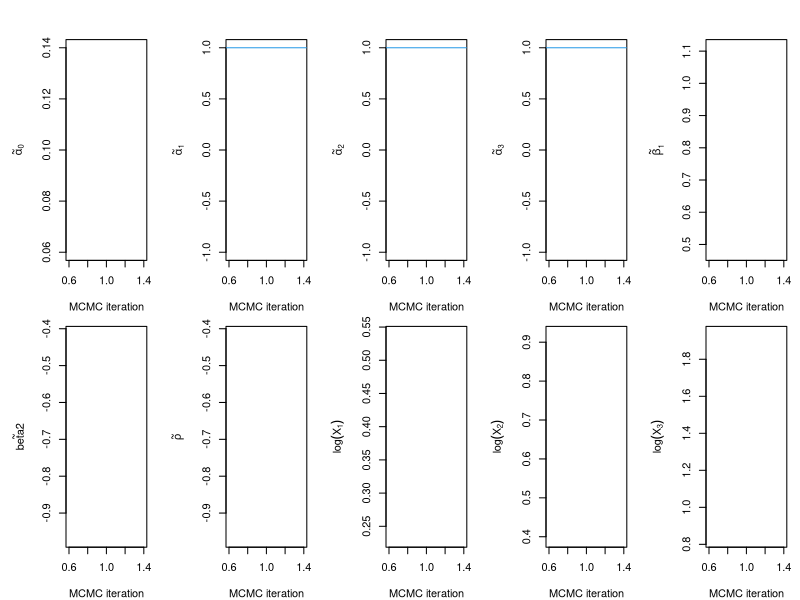

This figure's R source: (Note: this script raises an error after producing the figure.)
##########################################
### LOAD LIBRARIES #######################
##########################################
rm(list=ls()) ### Deletes all current variables
library(mvtnorm)
library(MASS)
library(fields)
###########################
### SIMULATION SETTINGS ###
###########################

#DATA DIMENSION
nsites<-20#no of sites
ntime<-50# no of data at each site
n<-nsites*ntime #no of data points in space and time

#PARAMETERS for Gamma-Gamma model: Y(s)=X1(s)/X2(s), where:
# X1(s): iid Gamma(1,beta1), with rate 1 and shape beta1>0
# X2(s): marginally Gamma(alpha,beta2), with rate alpha>0 and shape beta2>0, dependence structure governed by Gaussian copula with exponential correlation function exp(-h/rho), h>=0, with range rho>0
alpha0<-1  # log scale
alpha1 <- 1# log scale
alpha2<-1 # log scale
alpha3<-1 # log scale
beta1 <- 5 #gamma SHAPE for X1 (numerator)
beta2 <- 5 #gamma SHAPE for X2 (denominator), related to the tail index as xi=1/beta2
rho <- 1 #RANGE parameter in exponential correlation function exp(-h/rho), h>=0, for the Gaussian copula in X2 (denominator)

#### tilde parametrization
alpha0.tilde<-alpha0+log(beta1)-log(beta2)
alpha1.tilde<-alpha1
alpha2.tilde<-alpha2
alpha3.tilde<-alpha3
beta1.tilde<-alpha0.tilde+log(beta1)
beta2.tilde<-log(1/beta2)
rho.tilde<-log(rho)

param <- c(alpha0,alpha1,alpha2,alpha3,beta1,beta2,rho) #Combines all hyperparameters in a single vector
log.tilde.param<-c(alpha0.tilde, alpha1.tilde, alpha2.tilde, alpha3.tilde,  beta1.tilde, beta2.tilde, rho.tilde) #Combines all transformed hyperparameters in a single vector

#SPATIAL LOCATIONS
set.seed(1)
loc<-cbind(runif(nsites),runif(nsites)) #locations generated uniformly in unit square [0,1]^2
#spatial covariates
Z1<-loc[,1]
Z2<-loc[,2]
set.seed(1)
### Simulating the third covarites by gaussian random filed with exponential covance function 
#DISTANCE MATRIX BETWEEN OUR SITES
dist.mat <- as.matrix(dist(loc)) #distance matrix of all locations (dimension: nsites x nsites)
### simulating the third covariates
range.param<-2
cov.grf<-exp(-dist.mat/range.param)
Z3<-mvtnorm::rmvnorm(n=1,mean = rep(0, nrow(cov.grf)), sigma =cov.grf)

###gamma RATE for X2 (denominator)
alpha<-exp(alpha0+alpha1*Z1+alpha2*Z2+alpha3*Z3)


#######################
### DATA SIMULATION ###
#######################

#sim.data: function to simulated data
# INPUTS:
#'   @ntime: integer, number of independent timen replicates
#'  @loc: matrix (dimension: nsites x 2), the i-th row gives the location of the i-th site
#'  @log.tilde.param: vector of transformed hyperparameters c(alpha0.tilde, alpha1.tilde, alpha2.tilde, alpha3.tilde,  beta1.tilde, beta2.tilde, rho.tilde)
# OUTPUT: list with the following elements
#'   @Y: simulated data matrix (dimension: ntime x nsites), the i-th row gives the i-th temporal replicate at all the sites
sim.data <- function(ntime,loc,log.tilde.param){
  
  nsites <- nrow(loc) #number of sites
  n <- nsites*ntime #total number of observations in space and time
  
  ## reverse transformation
  param <- c((2*log.tilde.param[1]-log.tilde.param[5]-log.tilde.param[6]),
             log.tilde.param[2],log.tilde.param[3],log.tilde.param[4],
            exp(log.tilde.param[5]-log.tilde.param[1]),
             exp(-log.tilde.param[6]),exp(log.tilde.param[7]))
  alpha.cov<-exp(param[1]+param[2]*Z1+param[3]*Z2+param[4]*Z3)
  beta1<-param[5]
  beta2 <- param[6]
  rho<-param[7]
  
  alpha <- matrix(rep(alpha.cov,ntime),nrow = ntime,ncol = nsites,byrow = TRUE) 
  dist.mat <- as.matrix(dist(loc)) #distance matrix of all locations (dimension: nsites x nsites)
  Sigma <- exp(-dist.mat/rho) #correlation matrix for Gaussian copula
  
  X1 <- matrix(rgamma(n,shape=beta1,rate=1),nrow=ntime,ncol=nsites) #process X1(s) in numerator as independent gamma random variables (dimension: ntime x nsites)
  Gauss <- mvtnorm::rmvnorm(n=ntime,mean=rep(0,nsites),Sigma) #simulation of ntime independent multivariate Gaussian vectors (dimension: ntime x nsites)
  X2 <- qgamma(pnorm(Gauss),shape=beta2,rate=alpha) #process X2(s) in denominator as independent vectors with gamma margins and Gaussian copula (dimension: ntime x nsites)
  
  Y <- X1/X2 #data simulation as gamma ratio
  return(list(Y=Y,X1=X1,X2=X2))
}
set.seed(1)
data.simulated <- sim.data(ntime,loc,log.tilde.param)
Y <- data.simulated$Y #data matrix (dimension: ntime x nsites)
X1 <- data.simulated$X1 #process X1(s) in numerator as independent gamma random variables (dimension: ntime x nsites)
X2 <- data.simulated$X2 #process X2(s) in denominator as independent vectors with gamma margins and Gaussian copula (dimension: ntime x nsites)

# #CHECK MARGINS OF SIMULATED DATA
# i <- 5#takes i-th location
# qqplot(Y[,i],alpha[i]*(beta1/beta2)*qf(c(1:ntime)/(ntime+1),df1=2*beta1,df2=2*beta2),log="xy")
# abline(0,1,col="red")


###########################################
### USEFUL FUNCTIONS FOR MCMC ALGORITHM ###
###########################################

#CORRELATION MATRIX
#Sigma.function: function to calculate the correlation matrix of the latent process X2(s) at some fixed sites
# INPUTS:
#'   @rho: positive real number, range parameter of exponential correlation function exp(-h/rho), h>=0
#'  @dist.mat: distance matrix between locations (dimension: nsites x nsites)
# OUTPUT:
#   correlation matrix Sigma (dimension: nsites x nsites)
Sigma.function <- function(rho,dist.mat){ # correlation matrix for some fixed sites
  return(exp(-dist.mat/rho))
}

# PC priors for beta2
PC.prior.beta2 <- function(beta,lambda){
  if(beta>1){
    l.d<-sqrt(2)*lambda*exp(-sqrt(2)*lambda*((beta*(beta-1)))^(-1/2))*(beta-1/2)*(beta*(beta-1))^(-3/2) 
  }else {l.d=10^(-50)}
  return(l.d)
}

# PC priors for beta1
KLD <- function(beta){
  return( (beta-1)*digamma(beta)-log(gamma(beta)) )	
}
dKLD <- function(beta){
  return( (beta-1)*trigamma(beta) )	
}
d.beta <- function(beta){
  return( sqrt(2*KLD(beta)) )
}
dd.beta <- function(beta){
  return( dKLD(beta)/sqrt(2*KLD(beta)) )
}
PC.prior.beta1 <- function(beta,lambda){
  res <- c()
  res[beta==0] <- 0
  res[beta==1] <- 0.5*lambda*mean(abs(c(dd.beta(1-10^(-6)),dd.beta(1+10^(-6)))))
  res[beta!=0 & beta!=1] <- 0.5*lambda*exp(-lambda*d.beta(beta[beta!=0 & beta!=1]))*abs(dd.beta(beta[beta!=0 & beta!=1])) ## The factor 0.5 is because we combine together the cases beta<1 and beta>1... (the PC prior is in fact a mixture between two priors defined over the intervals (0,1) and (1,Inf).)
  return( res )
}

# scale parameter in PC priors
lambda1=3  #for beta1
lambda2=3 #for beta2



#####  Creating artificial missingness in data for predictions
Y1<-Y
n.predict<-nsites/5
n.fit<-nsites-n.predict

prob<-0.75
fun.quan<-function(x){
  return(quantile(x[x>0],na.rm = TRUE,probs=prob))
}
quantile.matrix.fit<-matrix(rep(unname(apply(Y1[,-(1:n.predict)], 2, fun.quan)),ntime),nrow=ntime,ncol=n.fit,byrow = TRUE)

max.threhold<-10^3
## Creating the data full data Y (predict data + fit data) and threshold matrix u.thr (predict threshold + fit threshold)
## threshold for the stations where we fit th model (183x89) 
u.thr.fit<-matrix(NA,nrow=ntime,ncol=n.fit)
## data for fitting
Y.fit<-matrix(NA,nrow=ntime,ncol=n.fit)
for(i in 1: ntime){
  for (j in 1: n.fit) {
    if(is.na(Y1[,-(1:n.predict)][i,j])==TRUE){
      u.thr.fit[i,j]<-max(Y1,na.rm=TRUE)+max.threhold
      Y.fit[i,j]<- NA#-10^6 
    } else{
      u.thr.fit[i,j]<-quantile.matrix.fit[i,j]
      Y.fit[i,j]<-Y1[,-(1:n.predict)][i,j]
    }
  }
}

## threshold for missing sites
## threshold for missing sites assumed to be +10^3 than the maximum observed precipitation
u.thr.miss<-matrix(max(Y1,na.rm=TRUE)+max.threhold,nrow = ntime,ncol=n.predict)
## Threshold for all sites (predict+fit)
u.thr<-cbind(u.thr.miss,u.thr.fit)
data.to.predict<-matrix(NA,nrow = ntime,ncol=n.predict)
## data for all sites  (predict+fit)
Y<-cbind(data.to.predict,Y.fit)

#index for the censored observations
ind1<-Y<u.thr
ind1[is.na(ind1)] <- TRUE
## index for non-censored observations
ind2<-Y>=u.thr
ind2[is.na(ind2)] <- FALSE

#' @LOG-POSTERIOR-DENSITY 
# INPUTS:
#'   @Y: data matrix (dimension: ntime x nsites), the i-th row gives the i-th temporal replicate at all the sites
#'   @X2: latent parameters X2(s) in the denominator (dimension: ntime x nsites)
#'   @param: vector of hyperparameters 
#'   @ind1: censored index (dimension: ntime x nsites)
#'  @ind2: non-censored index (dimension: ntime x nsites)
#'  @u.thr: threshold matrix (dimension: ntime x nsites)
#'   @dist.mat: distance matrix between locations (dimension: nsites x nsites)
# OUTPUT:
#'  @log.post: value of the log-posterior density
log.posterior<-function(Y, X2, param, dist.mat, ind1, ind2,u.thr){
  ntime <- nrow(Y)
  nsites <- ncol(Y)
  n <- ntime*nsites
  alpha0 <- param[1]
  alpha1 <- param[2]
  alpha2 <- param[3]
  alpha3 <- param[4]
  beta1 <- param[5]
  beta2 <- param[6]
  rho <- param[7]
  alpha<-exp(matrix(rep((alpha0+alpha1*Z1+alpha2*Z2+alpha3*Z3),ntime),nrow = ntime,ncol = nsites,byrow = TRUE))
  
  log.prior.alpha0 <- dnorm(alpha0,0,10,log=TRUE) # log-prior for alpha0
  log.prior.alpha1<- dnorm(alpha1,0,10,log=TRUE) # log-prior for alpha1
  log.prior.alpha2 <- dnorm(alpha2,0,10,log=TRUE) # log-prior for alpha2
  log.prior.alpha3 <- dnorm(alpha3,0,10,log=TRUE)
  # log.prior.beta1 <- dgamma(beta1,shape = 1/100,rate=1/100,log=TRUE) # log-prior for beta1
  # log.prior.beta2 <- dgamma(beta2,shape = 1/100,rate=1/100,log=TRUE) # log-prior for beta2
  log.prior.beta1 <- log(PC.prior.beta1(beta=beta1,lambda=lambda1)) # log-prior for beta1
  log.prior.beta2<-log(PC.prior.beta2(beta=beta2,lambda=lambda2)) # log-prior for beta2
  log.prior.rho <- dgamma(rho,shape = 1/100,rate=1/100,log=TRUE) # log-prior for rho
  
  log.density.X1 <- sum(dgamma(Y[ind2], shape = beta1, rate = X2[ind2], log = TRUE))+sum(pgamma(u.thr[ind1]*X2[ind1],shape = beta1,rate = 1,log.p=TRUE)) # log-density for X1(s) (numerator) given X2(s) (denominator)
  x.arg<- qnorm(matrix(pgamma(X2, shape = beta2, rate = alpha),nrow = ntime, ncol = nsites))
  log.density.X2 <- sum(mvtnorm::dmvnorm(x.arg, mean=rep(0,nsites), sigma=Sigma.function(rho=rho,dist.mat=dist.mat),log = TRUE)) + sum(dgamma(X2, shape = beta2, rate = alpha, log = TRUE))-sum(dnorm(x.arg, log=TRUE)) # log-density for X2(s) (denominator)
  
  
  X1 <- matrix(rgamma(n,shape=beta1,rate=1),nrow=ntime,ncol=nsites) #process X1(s) in numerator as independent gamma random variables (dimension: ntime x nsites)
  Gauss <- mvtnorm::rmvnorm(n=ntime,mean=rep(0,nsites),Sigma) #simulation of ntime independent multivariate Gaussian vectors (dimension: ntime x nsites)
  X2 <- qgamma(pnorm(Gauss),shape=beta2,rate=alpha) #process X2(s) in denominator as independent vectors with gamma margins and Gaussian copula (dimension: ntime x nsites)
  

  log.post<-log.prior.alpha0+log.prior.alpha1+log.prior.alpha2+log.prior.alpha3+log.prior.beta1+log.prior.beta2+log.prior.rho+log.density.X1+log.density.X2
  return(log.post)
}

#'@Tilde.LOG-POSTERIOR DENSITY based on transformed hyperparameters
#'  @Y: data matrix (dimension: ntime x nsites), the i-th row gives the i-th temporal replicate at all the sites
#'   @log.X2: latent parameters X2(s) in the denominator  at log scale (dimension: ntime x nsites)
#'   @log.tilde.param: vector of transformed hyperparameters 
#'  @ind1: censored  index (dimension: ntime x nsites)
#'  @ind2: censored  index (dimension: ntime x nsites)
#'  @u.thr: threshold matrix (dimension: ntime x nsites)
#'  @dist.mat: distance matrix between locations (dimension: nsites x nsites)
# OUTPUT:
#'  @log.post.tilde: value of the log-posterior density based on transformed hyperparameters
tilde.log.posterior<-function(Y, log.X2, log.tilde.param, dist.mat,ind1,ind2,u.thr){
  ntime <- nrow(Y)
  nsites <- ncol(Y)
  n <- ntime*nsites
  X2<-exp(log.X2)
  param <- c((2*log.tilde.param[1]-log.tilde.param[5]-log.tilde.param[6]),log.tilde.param[2],log.tilde.param[3],log.tilde.param[4],exp(log.tilde.param[5]-log.tilde.param[1]),exp(-log.tilde.param[6]),exp(log.tilde.param[7]))
  log.post.tilde<-log.posterior(Y, X2, param, dist.mat,ind1,ind2,u.thr) + sum(log.X2) + log.tilde.param[5] - log.tilde.param[1] - log.tilde.param[6]+log.tilde.param[7]
  return(log.post.tilde)
}

#To check the tilde.function is correctly parametrized
# tilde.log.posterior(Y, log.X2=log(X2), log.tilde.param, dist.mat,ind1,ind2,u.thr)
# log.posterior(Y, X2, param, dist.mat,ind1,ind2,u.thr)

#' @GRADIENT OF LOG-POSTERIOR DENSITY WITH RESPECT TO LATENT PARAMETRS
#' @gradient.log.posterior.numer: function to NUMERICALLY calculate the gradient of the log-posterior density
# INPUTS:
#' @Y: data matrix (dimension: ntime x nsites), the i-th row gives the i-th temporal replicate at all the sites
#' @X2: latent parameters X2(s) in the denominator (dimension: ntime x nsites)
#' @param: vector of hyperparameters (alpha,beta1,beta2,rho)
#' @dist.mat: distance matrix between locations (dimension: nsites x nsites)
#' @delta: positive real number, the precision for the numerical derivative
#' @ind1: censored  index (dimension: ntime x nsites)
#' @ind2: non-censored  index (dimension: ntime x nsites)
#' @u.thr: threshold matrix (dimension: ntime x nsites)
# OUTPUT:
#   gradient of the log-posterior density with respect to latent parameters (dimension: ntime x nsites)
gradient.log.posterior.numer<-function(Y, X2, param, dist.mat, delta,ind1,ind2,u.thr){
  ntime <- nrow(Y)
  nsites <- ncol(Y)
  n <- ntime*nsites
  
  gradient.log.post <- matrix(nrow=ntime,ncol=nsites)
  
  for(i in 1:ntime){
    for(j in 1:nsites){
      X2.plus <- X2.minus <- X2
      X2.plus[i,j] <- X2[i,j]+delta
      X2.minus[i,j] <- X2[i,j]-delta
      gradient.log.post[i,j] <- (log.posterior(Y=Y,X2=X2.plus,param=param,dist.mat=dist.mat,ind1,ind2,u.thr)-log.posterior(Y=Y,X2=X2.minus,param=param,dist.mat=dist.mat,ind1,ind2,u.thr))/(2*delta)
    }
  }
  
  return(gradient.log.post)
}

#' @gradient.log.posterior.theor: function to THEORETICALLY calculate the gradient of the log-posterior density
# INPUTS:
#'  @Y: data matrix (dimension: ntime x nsites), the i-th row gives the i-th temporal replicate at all the sites
#'  @X2: latent parameters X2(s) in the denominator (dimension: ntime x nsites)
#'  @param: vector of hyperparameters (alpha,beta1,beta2,rho)
#'  @dist.mat: distance matrix between locations (dimension: nsites x nsites)
#'  @ind1: censored  index (dimension: ntime x nsites)
#'  @u.thr: threshold matrix (dimension: ntime x nsites)
# OUTPUT:
#' @log.gradient: gradient of the log-posterior density with respect to latent parameters (dimension: ntime x nsites)
gradient.log.posterior.theor<-function(Y, X2, param, dist.mat,ind1,u.thr){ 
  ntime <- nrow(Y)
  nsites <- ncol(Y)
  n <- ntime*nsites
  
  alpha0 <- param[1]
  alpha1 <- param[2]
  alpha2 <- param[3]
  alpha3 <- param[4]
  beta1 <- param[5]
  beta2 <- param[6]
  rho <- param[7]
  alpha<-exp(matrix(rep((alpha0+alpha1*Z1+alpha2*Z2+alpha3*Z3),ntime),nrow = ntime,ncol = nsites,byrow = TRUE))
  
  log.gradient.X1<-ifelse(ind1, (u.thr*dgamma(u.thr*X2,shape = beta1, rate=1))/(pgamma(u.thr*X2,shape=beta1,rate=1)),(beta1/X2)-Y)
  
  latent.1<-((beta2-1)/X2)-alpha
  quantile.norm<-qnorm(pgamma(X2, shape = beta2, rate = alpha))
  grad.quantile.norm<-dgamma(X2,shape=beta2, rate=alpha)/dnorm(quantile.norm)
  latent.2<--(grad.quantile.norm)*t(solve(Sigma.function(rho,dist.mat))%*%t(quantile.norm))+quantile.norm*grad.quantile.norm
  log.gradient <- log.gradient.X1+latent.1+latent.2  
  return(log.gradient)
}
#To check of the gradinet is coded correctly; compare with numerical gradients 
# delta <- 10^(-4)
# gradient.log.posterior.numer(Y=Y,X2=X2,param=param,dist.mat=dist.mat,delta=delta,ind1=ind1,ind2=ind2,u.thr=u.thr)[1:10]
# gradient.log.posterior.theor(Y,X2,param,dist.mat,ind1,u.thr)[1:10]


#' @tilde.gradient.log.posterior.theor: function to THEORETICALLY calculate the gradient of the log-posterior density in terms of log scale of the latent varibles
# INPUTS:
#'   @Y: data matrix (dimension: ntime x nsites), the i-th row gives the i-th temporal replicate at all the sites
#'   @log.X2: latent parameters X2(s) in the denominator  at log scale (dimension: ntime x nsites)
#'  @log.tilde.param: vector of transformed hyperparameters 
#'  @ind1: censored  index (dimension: ntime x nsites)
#'  @u.thr: threshold matrix (dimension: ntime x nsites)
#'  @dist.mat: distance matrix between locations (dimension: nsites x nsites)
# OUPUT:
#  theoretical gradients of log posterior wrt to log.X2
tilde.gradient.log.posterior.theor<-function(Y, log.X2, log.tilde.param, dist.mat,ind1,u.thr){ 
  ntime <- nrow(Y)
  nsites <- ncol(Y)
  n <- ntime*nsites
  X2<-exp(log.X2)
  param <- c((2*log.tilde.param[1]-log.tilde.param[5]-log.tilde.param[6]),log.tilde.param[2],log.tilde.param[3],log.tilde.param[4],exp(log.tilde.param[5]-log.tilde.param[1]),exp(-log.tilde.param[6]),exp(log.tilde.param[7]))
  
  return(gradient.log.posterior.theor(Y, X2, param, dist.mat,ind1,u.thr)*X2+1)
}


#' @tilde.gradient.log.posterior.theor: function to NUMERICALLY to calculate the gradient of the log-posterior density in terms of log scale of the latent varibles i.e., log.X2=log(X2)
# INPUTS:
#'   @Y: data matrix (dimension: ntime x nsites), the i-th row gives the i-th temporal replicate at all the sites
#'  @log.X2: latent parameters X2(s) in the denominator  at log scale (dimension: ntime x nsites)
#'  @log.tilde.param: vector of transformed hyperparameters 
#'  @ind1: censored  index (dimension: ntime x nsites)
#'  @u.thr: threshold matrix (dimension: ntime x nsites)
#'  @dist.mat: distance matrix between locations (dimension: nsites x nsites)
# OUPUT:
# numerical gradients of log posterior wrt to log.X2
tilde.gradient.log.posterior.numer<-function(Y, log.X2, log.tilde.param, dist.mat, delta,ind1,ind2,u.thr){
  ntime <- nrow(Y)
  nsites <- ncol(Y)
  n <- ntime*nsites
  X2<-exp(log.X2)
  param <- c((2*log.tilde.param[1]-log.tilde.param[5]-log.tilde.param[6]),log.tilde.param[2],log.tilde.param[3],log.tilde.param[4],exp(log.tilde.param[5]-log.tilde.param[1]),exp(-log.tilde.param[6]),exp(log.tilde.param[7]))
  
  return(gradient.log.posterior.numer(Y, X2, param, dist.mat,delta,ind1,ind2,u.thr)*X2+1)
}

#Other tilde function...
tilde.gradient.log.posterior.numer2<-function(Y, log.X2, log.tilde.param, dist.mat, delta,ind1,ind2,u.thr){
  
  ntime <- nrow(Y)
  nsites <- ncol(Y)
  n <- ntime*nsites
  
  gradient.log.post <- matrix(nrow=ntime,ncol=nsites)
  
  for(i in 1:ntime){
    for(j in 1:nsites){
      log.X2.plus <- log.X2.minus <- log.X2
      log.X2.plus[i,j] <- log.X2[i,j]+delta
      log.X2.minus[i,j] <- log.X2[i,j]-delta
      gradient.log.post[i,j] <- (tilde.log.posterior(Y=Y,log.X2=log.X2.plus,log.tilde.param=log.tilde.param,dist.mat=dist.mat, ind1,ind2,u.thr)-tilde.log.posterior(Y=Y,log.X2=log.X2.minus,log.tilde.param=log.tilde.param,dist.mat=dist.mat,ind1,ind2,u.thr))/(2*delta)
    }
  }
  return(gradient.log.post)
}

#To check above function (should give the same result)
# delta <- 10^(-4)
# tilde.gradient.log.posterior.numer(Y,log.X2=log(X2),log.tilde.param,dist.mat,delta,ind1,ind2,u.thr)[1:10]
# tilde.gradient.log.posterior.numer2(Y,log.X2=log(X2),log.tilde.param,dist.mat,delta,ind1,ind2,u.thr)[1:10]
# tilde.gradient.log.posterior.theor(Y,log.X2=log(X2),log.tilde.param,dist.mat,ind1,u.thr)[1:10]


#' @proposal.mala.hyper: RANDOM-WALK-PROPOSALS FOR HYPERPARAMETERS BLOCKS
# INPUTS:
#' @log.tilde.param: vector of transformed hyperparameters 
#' @sigma.hyper2: tuning parameter for random walk updates of hyperparameters
# OUTPUTS:
#' @proposals: proposed values for hyperparameters 
proposal.mala.hyper<-function(log.tilde.param, sigma.hyper2){
  means.mala <- log.tilde.param
  variances.mala <- rep(sigma.hyper2,length(log.tilde.param)) 
  proposals <- rnorm(length(log.tilde.param),mean=means.mala,sd=sqrt(variances.mala))
  return(proposals)
}

#' @proposal.mala: MALA-PROPOSAL FOR  HYPER-PARAMETERS: N(log hyper-parametrs + (sigma.latent2^2/2) *Gradient of log(pi), sigma^2 D), D=I
#proposal.mala: function to sample latent parameters log(X2) from the MALA proposal distribution
# INPUTS:
#'   @Y: data matrix (dimension: ntime x nsites), the i-th row gives the i-th temporal replicate at all the sites
#'   @log.X2: current value of the logarithm of latent parameters X2(s) in the denominator (dimension: ntime x nsites)
#' @log.tilde.param: vector of  transfomred hyperparameters 
#'   @ist.mat: distance matrix between locations (dimension: nsites x nsites)
#'   @sigma.latent2: tuning parameter for MALA proposal
#'   @delta: the precision for the numerical derivative (if using the numerical gradient and/or hessian)
#'  @ind1: censored  index (dimension: ntime x nsites)
#'   @u.thr: threshold matrix (dimension: ntime x nsites)
# OUTPUT:
#'   @proposals: proposed values for each latent parameter X2 (dimension: ntime x nsites)

proposal.mala<-function(Y, log.X2, log.tilde.param, dist.mat, sigma.latent2,ind1,u.thr){
  ntime <- nrow(Y)
  nsites <- ncol(Y)
  n <- ntime*nsites
  means.mala <- log.X2+(sigma.latent2/2)*tilde.gradient.log.posterior.theor(Y, log.X2, log.tilde.param, dist.mat,ind1,u.thr)
  variances.mala <- rep(sigma.latent2,n) 
  proposals <- matrix(rnorm(n,mean=as.numeric(means.mala),sd=as.numeric(sqrt(variances.mala))),nrow=ntime,ncol=nsites)
  return(proposals)
}

#' @log.proposal.density.mala: function to calculate the log-density for the MALA proposal
# INPUTS:
#'   @Y: data matrix (dimension: ntime x nsites), the i-th row gives the i-th temporal replicate at all the sites
#'   @log.X2: current value of the logarithm of latent parameters X2(s) in the denominator (dimension: ntime x nsites)
#'  @log.X2.star: candidate value of the logarithm of latent parameters X2(s) in the denominator (dimension: ntime x nsites)
#'  @param: vector of hyperparameters (alpha,beta1,beta2,rho)
#'  @dist.mat: distance matrix between locations (dimension: nsites x nsites)
#'  @sigma.latent2: tuning parameter for MALA proposal
#'  @delta: the precision for the numerical derivative (if using the numerical gradient and/or hessian)
# OUTPUT:
#' @densities.mala:  value of the MALA log-density
log.proposal.density.mala<-function(Y, log.X2, log.X2.star, log.tilde.param, dist.mat, sigma.latent2,ind1,u.thr){
  ntime <- nrow(Y)
  nsites <- ncol(Y)
  n <- ntime*nsites
  means.mala <- log.X2+(sigma.latent2/2)*tilde.gradient.log.posterior.theor(Y, log.X2, log.tilde.param, dist.mat,ind1,u.thr)
  variances.mala <- rep(sigma.latent2,n) 
  densities.mala <- sum(matrix(dnorm(x=log.X2.star,mean=as.numeric(means.mala),sd=as.numeric(sqrt(variances.mala)),log=TRUE),nrow=ntime,ncol=nsites))
  return(densities.mala)
}

### To check above functions
# sigma.latent2 <- 0.001
# delta <- 10^(-4)
# log.X2 <- log(X2)
# thr.prob <- 0.75 ### NOT USED IN THE FUNCTION...
# log.X2.star <- proposal.mala(Y, log.X2, param, dist.mat, sigma.latent2,ind1,u.thr)
# log.proposal.density.mala(Y=Y, log.X2=log.X2, log.X2.star=log.X2.star, log.tilde.param, dist.mat, sigma.latent2,ind1,u.thr)
# log.proposal.density.mala(Y=Y, log.X2=log.X2.star, log.X2.star=log.X2, log.tilde.param, dist.mat, sigma.latent2,ind1,u.thr)

######################
### MCMC ALGORITHM ###
######################
# INITIAL VALUES FOR FIRST CHAIN
alpha0.init1 <- 0.1 #gamma RATE for X2 (denominator) (i.e., controls the overall scale of the data)
alpha1.init1 <- 0
alpha2.init1 <- 0
alpha3.init1 <- 0
beta1.init1 <- 2 
beta2.init1 <- 2
rho.init1<-0.5 
# tilde parametrization
alpha0.tilde.init1<-alpha0.init1+log(beta1.init1)-log(beta2.init1)
alpha1.tilde.init1<-alpha1.init1
alpha2.tilde.init1<-alpha2.init1
alpha3.tilde.init1<-alpha3.init1
beta1.tilde.init1<-alpha0.tilde.init1+log(beta1.init1)
beta2.tilde.init1<-log(1/beta2.init1)
rho.tilde.init1<-log(rho.init1)
tilde.param.init1 <- c(alpha0.tilde.init1,alpha1.tilde.init1,alpha2.tilde.init1,alpha3.tilde.init1,beta1.tilde.init1,beta2.tilde.init1,rho.tilde.init1) # "random" vector of all initial hyperparameters

sim.data.init<- function(ntime,loc,log.tilde.param){
  nsites <- nrow(loc) #number of sites
  n <- nsites*ntime #total number of observations in space and time
  param <- c((2*log.tilde.param[1]-log.tilde.param[5]-log.tilde.param[6]),log.tilde.param[2],log.tilde.param[3],log.tilde.param[4],exp(log.tilde.param[5]-log.tilde.param[1]),exp(-log.tilde.param[6]),exp(log.tilde.param[7]))
  alpha.cov<-exp(param[1]+param[2]*Z1+param[3]*Z2+param[4]*Z3)
  beta1<-param[5]
  beta2 <- param[6]
  rho<-param[7]
  
  alpha <- matrix(rep(alpha.cov,ntime),nrow = ntime,ncol = nsites,byrow = TRUE) 
  dist.mat <- as.matrix(dist(loc)) #distance matrix of all locations (dimension: nsites x nsites)
  Sigma <- exp(-dist.mat/rho) #correlation matrix for Gaussian copula
  
  X1 <- matrix(rgamma(n,shape=beta1,rate=1),nrow=ntime,ncol=nsites) #process X1(s) in numerator as independent gamma random variables (dimension: ntime x nsites)
  Gauss <- mvtnorm::rmvnorm(n=ntime,mean=rep(0,nsites),Sigma) #simulation of ntime independent multivariate Gaussian vectors (dimension: ntime x nsites)
  X2 <- qgamma(pnorm(Gauss),shape=beta2,rate=alpha) #process X2(s) in denominator as independent vectors with gamma margins and Gaussian copula (dimension: ntime x nsites)
  
  Y <- X1/X2 #data simulation as gamma ratio
  return(list(Y=Y,X1=X1,X2=X2))
}
set.seed(123)
data.simulated.init1 <- sim.data.init(ntime=ntime,loc=loc,log.tilde.param=tilde.param.init1)
X2.init1 <- data.simulated.init1$X2 #process X2(s) in denominator as independent vectors with gamma margins and Gaussian copula (dimension: ntime x nsites)
log.X2.init1 <- log(X2.init1)
init1 <- c(log.X2.init1,tilde.param.init1) ## Initial values for MCMC: log(X2) and log(hyperparameters)

# INITIAL VALUES FOR SECOND CHAIN
alpha0.init2 <- 1.5 #gamma RATE for X2 (denominator) (i.e., controls the overall scale of the data)
alpha1.init2 <- 2
alpha2.init2 <- 2
alpha3.init2 <- 2
beta1.init2<- 8 #gamma SHAPE for X1 (numerator) (i.e., controls departure from GP)
beta2.init2 <- 8#gamma SHAPE for X2 (denominator), related to the tail index as xi=1/beta2
rho.init2<-3 #RANGE parameter in exponential correlation function exp(-h/rho), h>=0, for the Gaussian copula in X2 (denominator)

# tilde parametrization
alpha0.tilde.init2<-alpha0.init2+log(beta1.init2)-log(beta2.init2)
alpha1.tilde.init2<-alpha1.init2
alpha2.tilde.init2<-alpha2.init2
alpha3.tilde.init2<-alpha3.init2
beta1.tilde.init2<-alpha0.tilde.init2+log(beta1.init2)
beta2.tilde.init2<-log(1/beta2.init2)
rho.tilde.init2<-log(rho.init2)
tilde.param.init2 <- c(alpha0.tilde.init2,alpha1.tilde.init2,alpha2.tilde.init2,alpha3.tilde.init2,beta1.tilde.init2,beta2.tilde.init2,rho.tilde.init2) # "random" vector of all initial hyperparameters

set.seed(123)
data.simulated.init2 <- sim.data.init(ntime=ntime,loc=loc,log.tilde.param=tilde.param.init2)
X2.init2 <- data.simulated.init2$X2 
log.X2.init2 <- log(X2.init2)

init2 <- c(log.X2.init2,tilde.param.init2) ## Initial values for MCMC: log(X2) and log(hyperparameters)

#MAIN FUNCTION
#' @MCMC.gamma.gamma: function to run the MCMC algorithm for the Gamma ratio model
# INPUTS:
#'   @N.MCMC: integer, number of MCMC iterations
#'   @Y: data matrix (dimension: ntime x nsites), the i-th row gives the i-th temporal replicate at all the sites
#'  @init: vector of length (ntime x nsites + length of hypeparameters) containing the initial values for log(X2) (latent parameters) and log(hyperparameters)
#'  @dist.mat: distance matrix between locations (dimension: nsites x nsites)
#'  @sigma.latent2: tuning parameter for MALA proposal
#'  @by: store (and plot) samples every 'by' iterations
#'  @adapt: the number of run after which the adaptation in tuning parameytrs takes place
#'  @theta.hyper : the fixed parameter for hyperparameters in the adaptation strategy
#'   @theta.latent : the fixed parameter for latent parameters in the adaptation strategy
#'   @burn_in1   : the first burning period 
#'   @burn_in2  : the second burning period 
#'  @ind1: censored  index (dimension: ntime x nsites)
#'  @ind2: censored  index (dimension: ntime x nsites)
#'  @u.thr: threshold matrix (dimension: ntime x nsites)
# OUTPUT:
#'  @samples:  matrix (dimension: N.MCMC x (ntime x nsites + 4)), containing the Markov chains for each latent variable X2 and hyperparameters
#'  @tuning_param_x_hyper: matrix  with two coloumns, where the first row is the tuning parameters values for latent parameter and seond row is for hyperparameter vector
#'  @Acc.rate-hyper: acc rate for the hyperparameters vector blocks
#'  @Acc.rate.latent: acc rate for the latent vector blocks

start_time<-Sys.time()
MCMC.gamma.gamma=function(N.MCMC, Y, init, dist.mat, sigma.hyper2, sigma.latent2, by, adapt, burn_in1, burn_in2, theta.hyper, theta.latent, ind1, ind2, u.thr)
{
  samples <- matrix(nrow=floor(N.MCMC/by),ncol=length(init),byrow=TRUE)
  sigma.matrix<-matrix(nrow=floor(N.MCMC/adapt),ncol=2,byrow=TRUE)
  sigma.matrix[1,]<-c(sigma.latent2,sigma.hyper2)
  samples[1,]<-init
  cur.samples.hyper <- init[(n+1):(n+7)]
  cur.samples.latent<-init[1:n]
  
  ntime <- nrow(Y)
  nsites <- ncol(Y)
  n <- ntime*nsites
  j<-1
  l<-1
  m<-1
  k<-1
  for (i in 1:(N.MCMC-1)){
    if((i%%by)-1==0){
      par(mfrow=c(2,5),oma=c(0,0,2,0),mar=c(4,5,1,1))
      if((i%%(adapt))-1==0 & i< (burn_in1+burn_in2+2)){ #to calculate the accpetance rate based on only current samples, burning+2 to calculate the accpertance rate after the burning samples
        rate.latent<-0
        rate.hyper<-0
      }
      if(i< (burn_in1+burn_in2+2)){
        print(paste("Iteration: ",i,"; Acc rate hyp=",rate.hyper/((i%%(adapt))+1),"; Acc rate lat=",rate.latent/((i%%(adapt))+1),"; sigma hyper=",sigma.hyper2,"; sigma latent=",sigma.latent2,sep=""))
      } else{
        print(paste("Iteration: ",i,"; Acceptance rate hyper=",rate.hyper/(i-(burn_in1+burn_in2+2)),"; Acceptance rate latent=",rate.latent/(i-(burn_in1+burn_in2+2)),";sigma hyper=",sigma.hyper2,"; sigma latent=",sigma.latent2,sep=""))
      }
      
      #ploteps <- 1
      #ploteps <- c(-ploteps,ploteps)
      plot(by*c(0:(l-1))+1,samples[1:l,n+1],type = "l",xlab="MCMC iteration",ylab=expression(tilde(alpha)[0])) # Plot for alpha.tilde
      abline(h=alpha0.tilde,col="4")
      
      #ploteps <- 1
      #ploteps <- c(-ploteps,ploteps)
      plot(by*c(0:(l-1))+1,samples[1:l,n+2],type = "l",xlab="MCMC iteration",ylab=expression(tilde(alpha)[1])) # Plot for beta1.tilde
      abline(h=alpha1.tilde,col="4")
      
      #ploteps <- 2
      #ploteps <- c(-ploteps,ploteps)
      plot(by*c(0:(l-1))+1,samples[1:l,n+3],type = "l",xlab="MCMC iteration",ylab=expression(tilde(alpha)[2])) # Plot for beta2
      abline(h=alpha2.tilde,col="4")
      
      plot(by*c(0:(l-1))+1,samples[1:l,n+4],type = "l",xlab="MCMC iteration",ylab=expression(tilde(alpha)[3])) # Plot for beta2
      abline(h=alpha3.tilde,col="4")
      
      #ploteps <- 0.3
      #ploteps <- c(-ploteps,ploteps)
      plot(by*c(0:(l-1))+1,samples[1:l,n+5],type = "l",xlab="MCMC iteration",ylab=expression(tilde(beta)[1])) # Plot for rho
      abline(h=beta1.tilde,col="4")
      
      #ploteps <- 0.3
      #ploteps <- c(-ploteps,ploteps)
      plot(by*c(0:(l-1))+1,samples[1:l,n+6],type = "l",xlab="MCMC iteration",ylab=expression(tilde(beta2))) # Plot for rho
      abline(h=beta2.tilde,col="4")
      
      plot(by*c(0:(l-1))+1,samples[1:l,n+7],type = "l",xlab="MCMC iteration",ylab=expression(tilde(rho))) # Plot for rho
      abline(h=rho.tilde,col="4")
      
      
      plot(by*c(0:(l-1))+1,samples[1:l,1],type = "l",xlab="MCMC iteration",ylab=expression(log(X[1]))) # Plot for log(X2[1])
      abline(h=as.vector(log(X2))[1],col="4")
      
      plot(by*c(0:(l-1))+1,samples[1:l,2],type = "l",xlab="MCMC iteration",ylab=expression(log(X[2]))) # Plot for log(X2[1])
      abline(h=as.vector(log(X2))[2],col="4")
      
      plot(by*c(0:(l-1))+1,samples[1:l,3],type = "l",xlab="MCMC iteration",ylab=expression(log(X[3]))) # Plot for log(X2[1])
      abline(h=as.vector(log(X2))[3],col="4")
      
      
      
      # plot(by*c(0:(l-1))+1,samples[1:l,500],type = "l",xlab="MCMC iteration",ylab=expression(log(X2[500]))) # Plot for log(X2[1])
      # abline(h=as.vector(log(X2))[500],col="4")
      # 
      # plot(by*c(0:(l-1))+1,samples[1:l,1000],type = "l",xlab="MCMC iteration",ylab=expression(log(X2[1000]))) # Plot for log(X2[1])
      # abline(h=as.vector(log(X2))[1000],col="4")
      if((i%%adapt)-1==0){
        #plot(sigma.matrix[1:k,1],sigma.matrix[1:k,2],xlab="sigma.latent",ylab="sigma.hyper2") #plot for the scale parameters chosen adaptively
        k<-k+1
      }
      
      l<-l+1
    }
    
    ### Extracting current parameters (log of latent parameters X2(s) + hyperparameters)
    # cur <- cur.samples # Current sample of the Markov chain
    cur.log.tilde.param <- cur.samples.hyper # Current hypeparameters (on log scale)
    cur.log.X2<-matrix(cur.samples.latent, nrow = ntime, ncol = nsites) # Current latent parameters X2(s) (on log scale)
    
    ### Proposing new parameters
    prop.log.tilde.param <- proposal.mala.hyper(log.tilde.param=cur.log.tilde.param,sigma.hyper2 = sigma.hyper2)  # Proposed hyperparameters using uniform random walks
    
    ### Terms in acceptance ratio (using tilde parametrization)
    cur.log.posterior.hyper <- tilde.log.posterior(Y=Y,log.X2=cur.log.X2,log.tilde.param=cur.log.tilde.param,dist.mat=dist.mat,ind1=ind1,ind2=ind2,u.thr=u.thr)
    prop.log.posterior.hyper <- tilde.log.posterior(Y=Y,log.X2=cur.log.X2,log.tilde.param=prop.log.tilde.param,dist.mat=dist.mat,ind1=ind1,ind2=ind2,u.thr=u.thr)
    
    log.num.hyper <- prop.log.posterior.hyper
    log.denom.hyper<- cur.log.posterior.hyper
    log.ratio.hyper <- log.num.hyper-log.denom.hyper
    
    
    if (log(runif(1)) < log.ratio.hyper & is.na(log.ratio.hyper)==FALSE){
      cur.samples.hyper <-prop.log.tilde.param
      rate.hyper<-rate.hyper+1
    } else{
      cur.samples.hyper<- cur.log.tilde.param
    }
    
    
    if (i<(burn_in1+2)){
      if(i%%adapt==0 & i%%(2*adapt)!=0){
        sigma.hyper2<-exp(((rate.hyper)/(adapt)-0.23)/theta.hyper)*sigma.hyper2
      }
    }
    if ((burn_in1+1) < i  & i< (burn_in1+burn_in2+2)){
      if ((rate.hyper/(adapt))>0.30 | (rate.hyper/(adapt))<0.15){ #burning+2 to calculate the accpertance rate after the burning samples
        if(i%%adapt==0 & i%%(2*adapt)!=0){
          sigma.hyper2<-exp(((rate.hyper)/(adapt)-0.23)/theta.hyper)*sigma.hyper2
        }
      } else {
        sigma.hyper2<-sigma.hyper2
      }
    }
    
    ### Terms in acceptance ratio (using tilde parametrization)
    
    prop.log.X2 <- proposal.mala(Y=Y,log.X2=cur.log.X2,log.tilde.param=cur.samples.hyper,dist.mat=dist.mat,sigma.latent2=sigma.latent2,ind1=ind1,u.thr=u.thr) # Proposed latent parameters X2(s) using the MALA
    
    cur.log.posterior.latent<- tilde.log.posterior(Y=Y,log.X2=cur.log.X2,log.tilde.param=cur.samples.hyper,dist.mat=dist.mat,ind1=ind1,ind2=ind2,u.thr=u.thr)
    prop.log.posterior.latent <- tilde.log.posterior(Y=Y,log.X2=prop.log.X2,log.tilde.param=cur.samples.hyper,dist.mat=dist.mat,ind1=ind1,ind2=ind2,u.thr=u.thr)
    cur.log.proposal.mala.latent <- log.proposal.density.mala(Y=Y,log.X2=prop.log.X2,log.X2.star=cur.log.X2,log.tilde.param=cur.samples.hyper,dist.mat=dist.mat,sigma.latent2=sigma.latent2,ind1=ind1,u.thr=u.thr)
    prop.log.proposal.mala.latent <- log.proposal.density.mala(Y=Y,log.X2=cur.log.X2,log.X2.star=prop.log.X2,log.tilde.param=cur.samples.hyper,dist.mat=dist.mat,sigma.latent2=sigma.latent2,ind1=ind1,u.thr=u.thr)
    
    log.num.latent <- prop.log.posterior.latent+ cur.log.proposal.mala.latent
    log.denom.latent<- cur.log.posterior.latent + prop.log.proposal.mala.latent
    log.ratio.latent <- log.num.latent-log.denom.latent
    
    if (log(runif(1)) < log.ratio.latent & is.na(log.ratio.latent)==FALSE){
      cur.samples.latent <- c(as.vector(prop.log.X2))
      rate.latent<-rate.latent+1
    } else{
      cur.samples.latent<- cur.log.X2
    }
    
    if((i%%by)-1==0){
      samples[j,]<- c(cur.samples.latent,cur.samples.hyper)
      j=j+1
    }
    # #ADAPTIVE ALGORITHM 3 (not conditioning in the range (0.50,0.65))
    if (i<(burn_in1+2)){
      if(i%%(2*adapt)==0){
        sigma.latent2<-exp(((rate.latent)/(adapt)-0.57)/theta.latent)*sigma.latent2
      }
    }
    if ((burn_in1+1) < i  & i< (burn_in1+burn_in2+2)){
      if ((rate.latent/(adapt))>0.65 | (rate.latent/(adapt))<0.50){ #burning+2 to calculate the accpertance rate after the burning samples
        if(i%%(2*adapt)==0){
          sigma.latent2<-exp(((rate.latent)/(adapt)-0.57)/theta.latent)*sigma.latent2
        }
      } else {
        sigma.latent2<-sigma.latent2
      }
    }
    
    if((i%%adapt)-1==0){ # to save allexp the scale parameter of the MALA
      sigma.matrix[m,]<- c(sigma.latent2,sigma.hyper2)
      m=m+1
    }
  }
  return(list("samples"=samples,"tuning_param_x_hyper"=sigma.matrix,"Acc.rate hyper"=rate.hyper/(N.MCMC-(burn_in1+burn_in2)),"Acc.rate.latent"=rate.latent/(N.MCMC-(burn_in1+burn_in2))))
}

#TUNING PARAMETERS
sigma.hyper2<-0.001 # tuning parameter for mean/variance of the MALA proposals(hyperparameter)
sigma.latent2<-0.0001 # tuning parameter for mean/variance of the MALA proposals
#MCMC ITERATIONS
N.MCMC<-1.5*10^6
by<-250  #  the thinning samples
adapt<-1000 ## number of samples aftyer which we upadte the tuning parameters
theta.hyper<-0.4 
theta.latent<-0.4 

burn_in1<-2.5*10^5
burn_in2<-5*10^5


# RUNNING FIRST CHAIN
set.seed(2)
start_time1<-Sys.time()
MCMC1<- MCMC.gamma.gamma(N.MCMC=N.MCMC,Y=Y,init=init1,dist.mat=dist.mat,sigma.hyper2=sigma.hyper2,sigma.latent2=sigma.latent2,by=by,adapt=adapt,burn_in1 = burn_in1,burn_in2=burn_in2,theta.hyper=theta.hyper,theta.latent = theta.latent,ind1=ind1,ind2=ind2,u.thr=u.thr)
end_time1<-Sys.time()
MCMC.out1<-MCMC1$samples
MCMC_tuning_param_x_chain1<-MCMC1$tuning_param_x_hyper
MCMC_Acc.rate_chain1<-MCMC1$Acc.rate
#repoerting runtime for chain2
time1<-print(end_time1-start_time1)
#save.image("Mydata_chain1.RData")

# RUNNING SECOND CHAIN
set.seed(3)
start_time2<-Sys.time()
MCMC2<- MCMC.gamma.gamma(N.MCMC=N.MCMC,Y=Y,init=init2,dist.mat=dist.mat,sigma.hyper2=sigma.hyper2,sigma.latent2=sigma.latent2,by=by,adapt=adapt,burn_in1 = burn_in1,burn_in2=burn_in2,theta.hyper=theta.hyper,theta.latent = theta.latent,ind1=ind1,ind2=ind2,u.thr=u.thr)
end_time2<-Sys.time()
MCMC.out2<-MCMC2$samples
MCMC_tuning_param_x_chain2<-MCMC2$tuning_param_x_hyper
MCMC_Acc.rate_chain2<-MCMC2$Acc.rate
#repoerting runtime for chain2
time2<-print(end_time2-start_time2)
#save.image("Mydata_chain2.RData")
#save.image("BothChainMoreIterations.RData")
